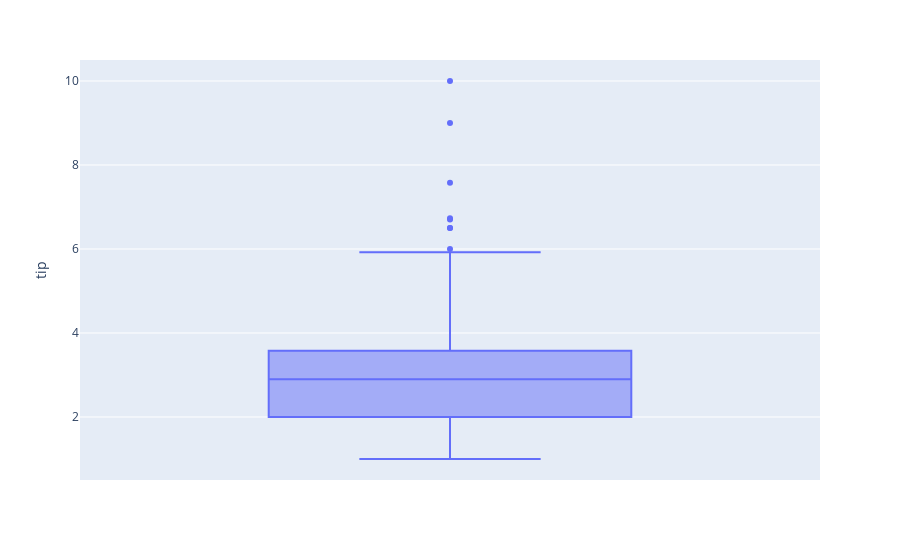

Notebook code for this chart:
### Code cell
boxplt_2 = px.box(dataset, y="tip")
boxplt_2.show()

### Figure 1 — Plotly figure (JSON) as saved in the notebook; plotly's stock layout.template omitted (floating-point values rounded to 4 significant figures; data arrays with more than 128 entries replaced by an {"elided": "..."} marker saying what was removed)
{"data": [{"alignmentgroup": "True", "hovertemplate": "tip=%{y}<extra></extra>", "legendgroup": "", "marker": {"color": "#636efa"}, "name": "", "notched": false, "offsetgroup": "", "orientation": "v", "showlegend": false, "type": "box", "x0": " ", "xaxis": "x", "y": {"elided": "244 float values"}, "y0": " ", "yaxis": "y"}], "layout": {"boxmode": "group", "legend": {"tracegroupgap": 0}, "margin": {"t": 60}, "xaxis": {"anchor": "y", "domain": [0, 1]}, "yaxis": {"anchor": "x", "domain": [0, 1], "title": {"text": "tip"}}}}
